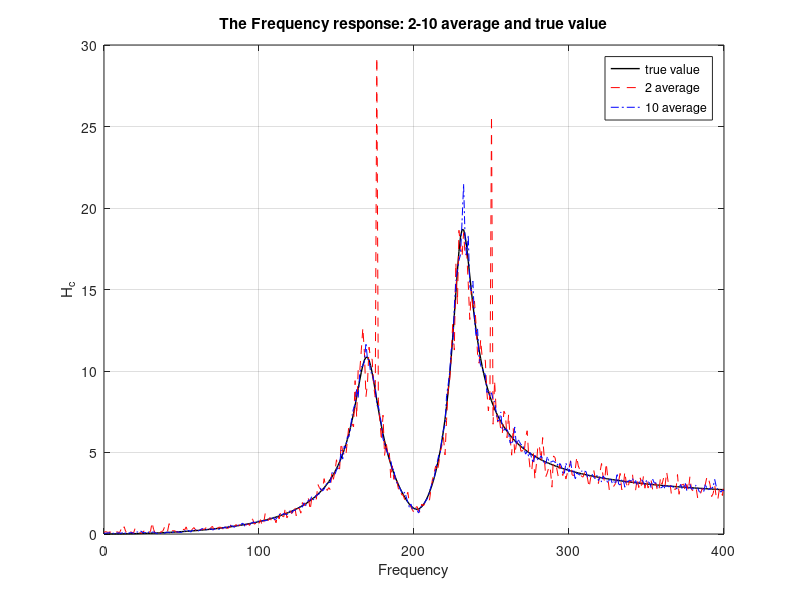
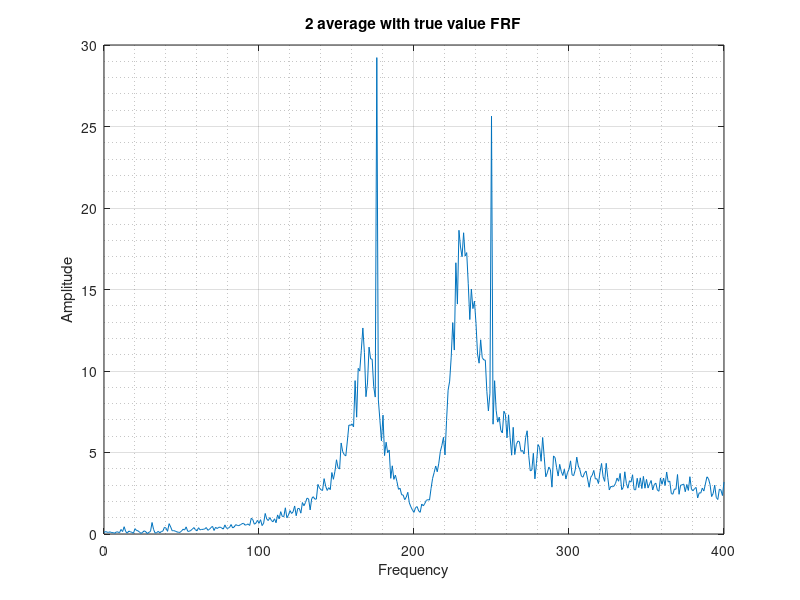
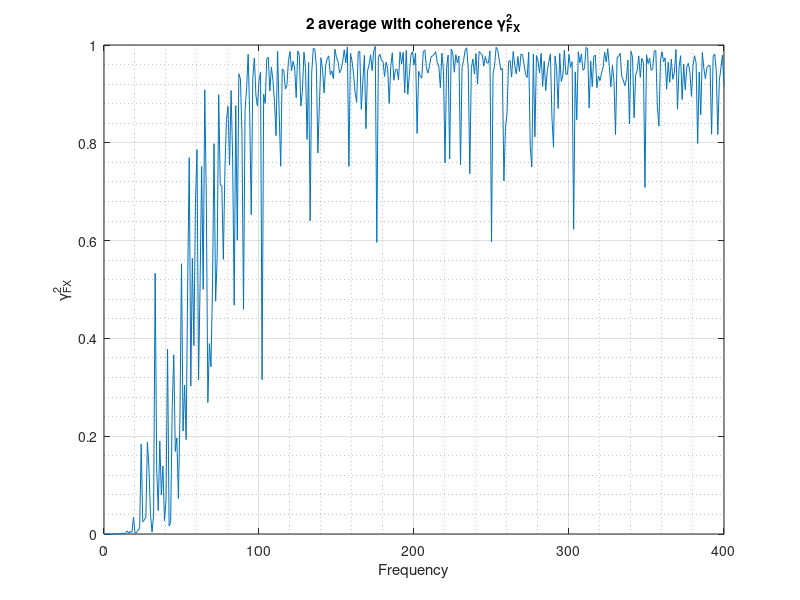
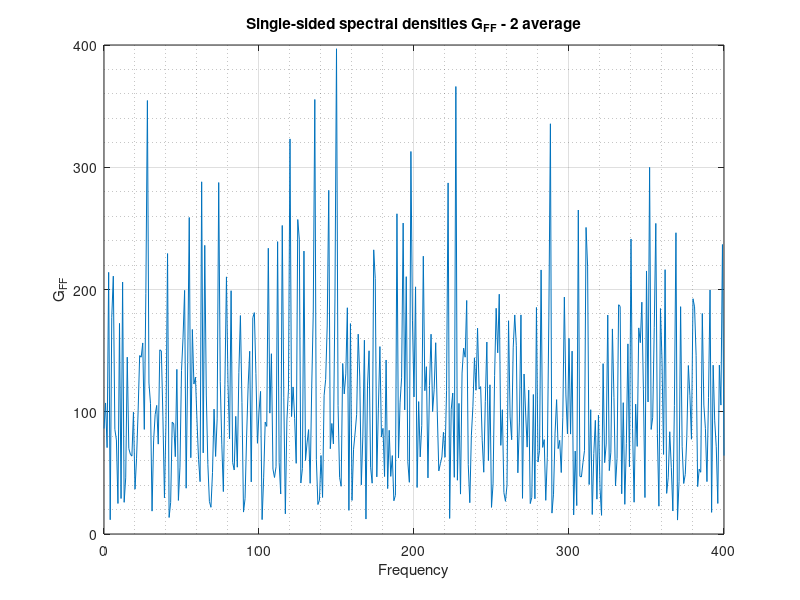

Here is the MATLAB script that generated these plots, in order:
% Luan Cong Doan - Final Exam - Vibration - Question 4
close all; clear all; clc;

F = 400; T = 1/400; w=0:1:400; wx = w*2*pi;
k1 = 2; k2 = 10;
% for 2 average - the magnitude and coherence
for i=1:k1
    s2(i,:) = randn(401,1) + 1i*randn(401,1);
    m2(i,:) = randn(401,1) + 1i*randn(401,1);
    n2(i,:) = randn(401,1) + 1i*randn(401,1);
end
U2 = 5*s2; 
for j = 1:k1
    for i = 1:length(wx)
        V2(j,i) = -wx(i)^2*U2(j,i)*(1/(-wx(i)^2 + 1i*100*wx(i) + 1.14*10^6) + 1/(-wx(i)^2 + 1i*80*wx(i) + 2.1*10^6));
        H_true(i) = -wx(i)^2*(1/(-wx(i)^2 + 1i*100*wx(i) + 1.14*10^6) + 1/(-wx(i)^2 + 1i*80*wx(i) + 2.1*10^6));
    end
end

for i=1:length(wx)
        Gsx2(i) = conj(s2(1,i))*(n2(1,i)+V2(1,i)) + conj(s2(2,i))*(n2(2,i)+V2(2,i));
        Gsf2(i) = conj(s2(1,i))*(m2(1,i)+U2(1,i)) + conj(s2(2,i))*(m2(2,i)+U2(2,i));
        Hc2(i) = abs(Gsx2(i)/Gsf2(i));
        
        Guu2(i) = conj(U2(1,i))*U2(1,i) + conj(U2(2,i))*U2(2,i);
        Gvv2(i) = conj(V2(1,i))*V2(1,i) + conj(V2(2,i))*V2(2,i);
        Gmm2(i) = conj(m2(1,i))*m2(1,i) + conj(m2(2,i))*m2(2,i);
        Gnn2(i) = conj(n2(1,i))*n2(1,i) + conj(n2(2,i))*n2(2,i);
        Gff2(i) = Guu2(i) + Gmm2(i);
        Gxx2(i) = Gvv2(i) + Gnn2(i);
        Gfx2(i) = conj(U2(1,i))*V2(1,i)+ conj(U2(2,i))*V2(2,i);
        Gamma2(i) = (abs(Gfx2(i))^2)/(abs(Gxx2(i))*abs(Gff2(i)));
end
% for magnitude
figure; plot(w,Hc2); grid on; grid minor; xlabel('Frequency'); ylabel('Amplitude');
title('2 average with true value FRF'); %print('fn4_VB1_1','-dpng');
% for the cohenrence
figure; plot(w,Gamma2); grid on; grid minor; xlabel('Frequency'); ylabel('\gamma^2_{FX}');
title('2 average with coherence \gamma^2_{FX}'); %print('fn4_VB2_1','-dpng');
% for single-sided spectral density
figure; plot(w,Gff2); grid on; grid minor; xlabel('Frequency'); ylabel('G_{FF}');
title('Single-sided spectral densities G_{FF} - 2 average'); %print('fn4_VB3_1','-dpng');
figure; plot(w,Gxx2); grid on; grid minor; xlabel('Frequency'); ylabel('G_{XX}');
title('Single-sided spectral densities G_{XX} - 2 average'); %print('fn4_VB3_2','-dpng');

% for 10 average
for i=1:k2
    s10(i,:) = randn(401,1) + 1i*randn(401,1);
    m10(i,:) = randn(401,1) + 1i*randn(401,1);
    n10(i,:) = randn(401,1) + 1i*randn(401,1);
end
U10 = 5*s10; 
for j = 1:k2
    for i = 1:length(wx)
        V10(j,i) = -wx(i)^2*U10(j,i)*(1/(-wx(i)^2 + 1i*100*wx(i) + 1.14*10^6) + 1/(-wx(i)^2 + 1i*80*wx(i) + 2.1*10^6));
    end
end

for i=1:length(wx)
    Gsx10(i) = conj(s10(1,i))*(n10(1,i)+V10(1,i));
    Gsf10(i) = conj(s10(1,i))*(m10(1,i)+U10(1,i));
    Gfx10(i) = conj(n10(1,i))*V10(1,i) + conj(m10(1,i))*V10(1,i) + conj(U10(1,i))*n10(1,i) + conj(m10(1,i))*n10(1,i);
    Gff10(i) = conj(U10(1,i))*U10(1,i) + conj(m10(1,i))*U10(1,i) + conj(U10(1,i))*m10(1,i) + conj(m10(1,i))*m10(1,i);                
    Guu10(i) = conj(U10(1,i))*U10(1,i);
    Gvv10(i) = conj(V10(1,i))*V10(1,i);
    Gmm10(i) = conj(m10(1,i))*m10(1,i);
    Gnn10(i) = conj(n10(1,i))*n10(1,i);
    Gfx10(i) = conj(U10(1,i))*V10(1,i);
    
    for j = 2:k2
        Gsx10(i) = Gsx10(i) + conj(s10(j,i))*(n10(j,i)+V10(j,i)); 
        Gsf10(i) = Gsf10(i) + conj(s10(j,i))*(m10(j,i)+U10(j,i));
        Guu10(i) = Guu10(i) + conj(U10(j,i))*U10(j,i);
        Gvv10(i) = Gvv10(i) + conj(V10(j,i))*V10(j,i);
        Gmm10(i) = Gmm10(i) + conj(m10(j,i))*m10(j,i);
        Gnn10(i) = Gnn10(i) + conj(n10(j,i))*n10(j,i);
        Gfx10(i) = Gfx10(i) + conj(U10(j,i))*V10(j,i);
    end
    Hc10(i) = abs(Gsx10(i)/Gsf10(i));
    Gff10(i) = Guu10(i) + Gmm10(i);
    Gxx10(i) = Gvv10(i) + Gnn10(i);
    Gamma10(i) = (abs(Gfx10(i))^2)/abs(Gxx10(i)*Gff10(i));
end

figure; plot(w,Hc10); grid on; grid minor; xlabel('\omega'); ylabel('Amplitude');
title('10 average with true value FRF'); %print('fn4_VB1_2','-dpng');
figure; plot(w,Gamma10); grid on; grid minor; xlabel('Frequency'); ylabel('\gamma^2_{FX}');
title('10 average with coherence \gamma^2_{FX}'); %print('fn4_VB2_2','-dpng');
% for single-sided spectral density
figure; plot(w,Gff10/5); grid on; grid minor; xlabel('Frequency'); ylabel('G_{FF}');
title('Single-sided spectral densities G_{FF} - 10 average'); %print('fn4_VB3_3','-dpng');
figure; plot(w,Gxx10/5); grid on; grid minor; xlabel('Frequency'); ylabel('G_{XX}');
title('Single-sided spectral densities G_{XX} - 10 average'); %print('fn4_VB3_4','-dpng');

figure; plot(w,abs(H_true),'k', 'linewidth',1); hold on; plot(w,Hc2,'r--'); plot(w,Hc10,'b-.'); grid on;
xlabel('Frequency'); ylabel('H_c'); title('The Frequency response: 2-10 average and true value');
legend('true value','2 average','10 average'); print('fn4_VB4_1','-dpng');



